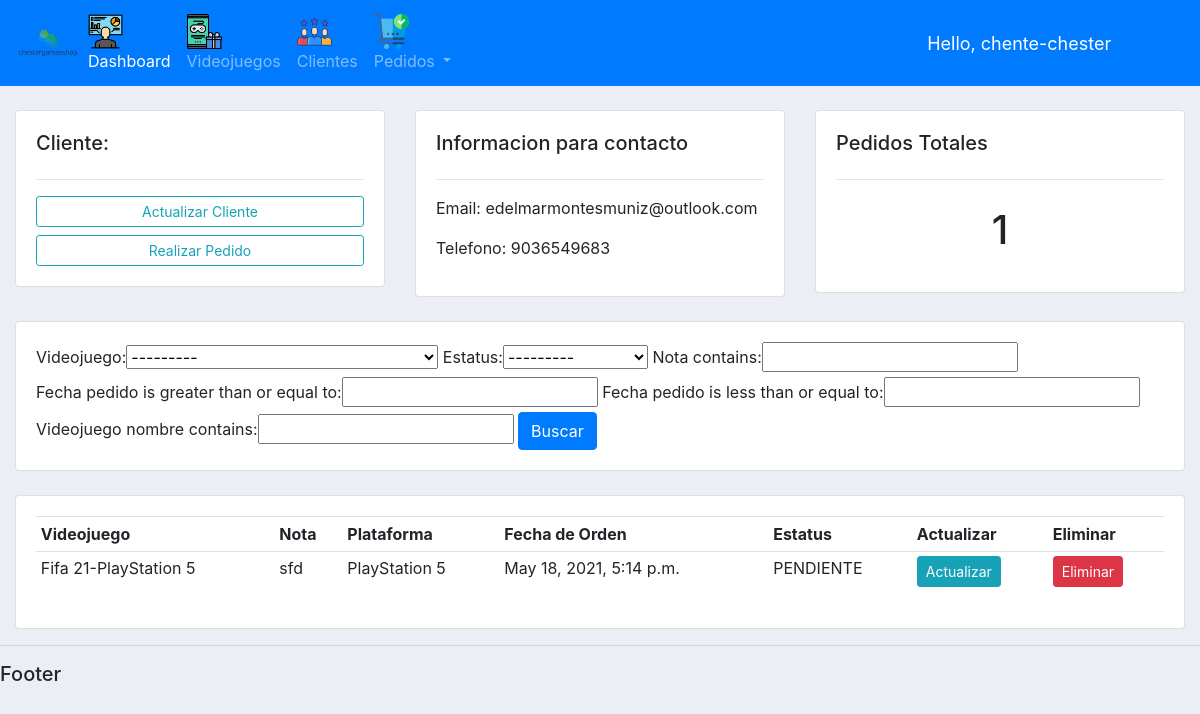
/cliente/1/ (signed in), run on the app's committed database.
### cuentas/models.py (models this page shows, shortened)
class Cliente(models.Model):
    user = models.OneToOneField(User,null=True,blank=True,on_delete=models.CASCADE)
    primer_nombre = models.CharField(max_length=200)
    segundo_nombre = models.CharField(max_length=200,blank=True)
    primer_apellido = models.CharField(max_length=200)
    segundo_apellido = models.CharField(max_length=200,blank=True)
    email = models.EmailField()
    telefono = models.BigIntegerField(null=True,blank=True)
    perfil_foto = models.ImageField(default="user.png",null=True,blank=True,upload_to='fotosperfil')
    fecha_creacion = models.DateTimeField(auto_now_add=True,null=True)

class Pedido(models.Model):
    ESTATUS = (
        ('PENDIENTE','PENDIENTE'),
        ('NO DISPONIBLE','NO DISPONIBLE'),
        ('ENTREGADO','ENTREGADO'),
    )
    cliente = models.ForeignKey(Cliente,null=True,on_delete = models.SET_NULL)
    videojuego = models.ForeignKey(Videojuego,null=True,on_delete = models.SET_NULL)
    fecha_pedido = models.DateTimeField(auto_now_add=True,null=True)
    estatus = models.CharField(max_length=200,null=True,choices=ESTATUS)
    nota = models.CharField(max_length=1000,null=True)

class Videojuego(models.Model):
    caratula = models.ImageField(upload_to='caratulas')
    nombre = models.CharField(max_length=200)
    PLAYSTATION5 = 'PlayStation 5'
    XBOXSERIES = 'XBOX Series'
    PLAYSTATION4 = 'PlayStation 4'
    XBOXONE = 'Xbox ONE'
    COMPUTADORA = 'PC'
    NINTENDOSWITCH = 'Nintendo Switch'
    ELECCION_PLATAFORMA = [
        (PLAYSTATION5,'PlayStation 5'),
        (XBOXSERIES,'XBOX Series'),
        (PLAYSTATION4,'PlayStation 4'),
        (XBOXONE,'XBOXONE'),
        (COMPUTADORA,'PC'),
        (NINTENDOSWITCH,'Nintendo Switch'),
    ]
    plataforma = models.CharField(max_length=50,
    choices=ELECCION_PLATAFORMA,
    default=PLAYSTATION4)
    ACCIONYAVENTURAS = 'Accion y Aventuras'
    JUEGOSMESA = 'Juegos de Mesa'
    FAMILIAR = 'Familiar'
    LUCHA = 'Lucha'
    PLATAFORMAS = 'Plataformas'
    PUZZLES = 'Puzzles'
    CARRERAS = 'Carreras'
    JUEGOSROL = 'Juegos de Rol'
    TIROS = 'FPS'
    SIMULACION = 'Simulacion'
    DEPORTES = 'Deportes'
    ESTRATEGIA = 'Estrategia'
    ELECCION_GENERO = [
        (ACCIONYAVENTURAS,'Accion y Aventuras'),
        (JUEGOSMESA,'Juegos de Mesa'),
        (FAMILIAR , 'Familiar'),
        (LUCHA , 'Lucha'),
        (PLATAFORMAS , 'Plataformas'),
        (PUZZLES , 'Puzzles'),
        (CARRERAS , 'Carreras'),
        (JUEGOSROL , 'Juegos de Rol'),
        (TIROS , 'FPS'),
        (SIMULACION , 'Simulacion'),
        (DEPORTES , 'Deportes'),
        (ESTRATEGIA , 'Estrategia'),
    ]
    genero = models.CharField(max_length=50,
    choices=ELECCION_GENERO,
    default=ACCIONYAVENTURAS)
    TODOS = 'E'
    TODOS10 = 'E+10'
    ADOLESCENTES = 'T'
    ADULTOS = 'M'
    PENDIENTE = 'RP'
    ELECCION_CLASIFICACION = [
        (TODOS , 'TODOS'),
        (TODOS10,'TODOS+10'),
        (ADOLESCENTES,'ADOLESCENTES'),
        (ADULTOS,'ADULTOS'),
        (PENDIENTE,'PENDIENTE'),
    ]
    clasificacion = models.CharField(max_length=50,
    choices=ELECCION_CLASIFICACION,
    default=TODOS,blank=True)
    descripcion = models.CharField(max_length=200,blank=True)
    fecha_lanzamiento = models.DateTimeField(blank=True)
    precio = models.FloatField(blank=True)
    tags = models.ManyToManyField(Tag)
    stock = models.IntegerField(blank=True)
    def __str__(self):
        return self.nombre+"-"+self.plataforma

### cuentas/decorators.py (the view)
        def wrapper_func(request, *args, **kwargs):
            group = None
            if request.user.groups.filter(name__in=allowed_roles).exists():
                group = request.user.groups.all()[0].name
            if group in allowed_roles:
                return view_func(request,*args, **kwargs)
            else:
                return HttpResponse('You are not authorized to view this page')

### cuentas/views.py (called while the page is built)
@login_required(login_url='login')
@allowed_users(allowed_roles=['admin'])
def cliente(request,pk_test):
    cliente = Cliente.objects.get(id=pk_test)
    pedidos = cliente.pedido_set.all()
    cantidadPedidos = pedidos.count()
    myFilter = PedidoFilter(request.GET,queryset=pedidos)
    pedidos = myFilter.qs
    context = {'cliente':cliente,'pedidos':pedidos,'cantidadPedidos':
    cantidadPedidos,'myFilter':myFilter}
    return render(request,'cuentas/cliente.html',context)

### cuentas/templates/cuentas/cliente.html
{% extends 'cuentas/main.html' %}
{% block content %}
<br>
<div class="row">
	<div class="col-md">
		<div class="card card-body">
			<h5>Cliente:</h5>
			<hr>
			<a class="btn btn-outline-info  btn-sm btn-block" href="">Actualizar Cliente</a>
			<a class="btn btn-outline-info  btn-sm btn-block" href="{% url 'crear_pedido' cliente.id %}">Realizar Pedido</a>
		</div>
	</div>
	<div class="col-md">
		<div class="card card-body">
			<h5>Informacion para contacto</h5>
			<hr>
			<p>Email: {{cliente.email}}</p>
			<p>Telefono: {{cliente.telefono}}</p>
		</div>
	</div>
	<div class="col-md">
		<div class="card card-body">
			<h5>Pedidos Totales</h5>
			<hr>
			<h1 style="text-align: center;padding: 10px">{{cantidadPedidos}}</h1>
		</div>
	</div>
</div>
<br>
<div class="row">
	<div class="col">
		<div class="card card-body">
			<form method="get">
			   {{myFilter.form}}
		    <button class="btn btn-primary" type="submit">Buscar</button>
		  </form>
		</div>
	</div>
</div>
<br>
<div class="row">
	<div class="col-md">
		<div class="card card-body">
			<table class="table table-sm">
				<tr>
					<th>Videojuego</th>
					<th>Nota</th>
					<th>Plataforma</th>
					<th>Fecha de Orden</th>
					<th>Estatus</th>
					<th>Actualizar</th>
					<th>Eliminar</th>
				</tr>
				{% for pedido in pedidos %}
				    <tr>
					    <td>{{pedido.videojuego}}</td>
						<td>{{pedido.nota}}</td>
					    <td>{{pedido.videojuego.plataforma}}</td>
						<td>{{pedido.fecha_pedido}}</td>
						<td>{{pedido.estatus}}</td>
						<td><a class="btn btn-sm btn-info" href="{% url 'actualizar_pedido' pedido.id %}">Actualizar</a></td>
                        <td><a class="btn btn-sm btn-danger" href="{% url 'eliminar_pedido' pedido.id %}">Eliminar</a></td>
					</tr>
				{% endfor %}
			</table>
		</div>
	</div>
</div>
{% endblock %}

### cuentas/templates/cuentas/menu.html (shortened to what this page needs)
{% load static %}
<nav class="navbar navbar-icon-top navbar-expand-lg navbar-dark bg-primary">
        <img src="{% static 'images/logov4.png' %}">
        <div class="collapse navbar-collapse" id="navbarSupportedContent">
          <ul class="navbar-nav mr-auto">
            {% if request.user.is_staff %}
            <li class="nav-item active">
              <a class="nav-link" href="{% url 'home' %}">
                <i class="icon-dashboard"></i>
                Dashboard
                </a>
            </li>
            {% endif %}
            <li class="nav-item">
              <a class="nav-link" href="{% url 'videojuegos' %}">
                <i class="icon-videogame">
                </i>
                Videojuegos
              </a>
            </li>
            {% if request.user.is_staff %}
            <li class="nav-item">
              <a class="nav-link" href="{% url 'clientes' %}">
                <i class="icon-cliente">
                </i>
                Clientes
              </a>
            </li>
            <li class="nav-item dropdown">
              <a class="nav-link dropdown-toggle" href="#" id="navbarDropdown" role="button" data-toggle="dropdown" aria-haspopup="true" aria-expanded="false">
                <i class="icon-orden">
                </i>
                Pedidos
              </a>
            </li>
            {% endif %}
          </ul>
          <span id="hello-msg">Hello, {{request.user}} </span>
          <span><a href="{% url 'logout' %}">Logout</a></span>
        </div>
      </nav>

### cuentas/static/cuentas/styles/styles_main.css (style rules this page uses)
.icon-dashboard { background-image : url(../icons/dashboard.png); background-size: cover; display: block; position :center; height: 35px; width: 35px; }
.icon-cliente { background-image : url(../icons/cliente.png); background-size: cover; display: block; height: 35px; width: 35px; }
.icon-orden { background-image : url(../icons/orden.png); background-size: cover; display: block; height: 35px; width: 35px; }
.icon-videogame { background-image : url(../icons/videogame.png); background-size: cover; display: block; position: center; height: 35px; width: 35px; }
@media (min-width: 992px) { .navbar-icon-top.navbar-expand-lg .navbar-nav .nav-link { text-align: center; display: table-cell; height: 70px; vertical-align: middle; padding-top: 0; padding-bottom: 0; } }
body { background-color: #ebeff5; }

### cuentas/templates/cuentas/menu.html (style rules this page uses)
#hello-msg { font-size: 18px; color: #fff; margin-right: 20px; }

### data on the page
Cliente: email "edelmarmontesmuniz@outlook.com", telefono "9036549683"
Pedido: videojuego "Fifa 21-PlayStation 5", nota "sfd", videojuego.plataforma "PlayStation 5", fecha_pedido "May 18, 2021, 5:14 p.m.", estatus "PENDIENTE"

### other printed values
{{ request.user }} "chente-chester"
{{ cantidadPedidos }} "1"
